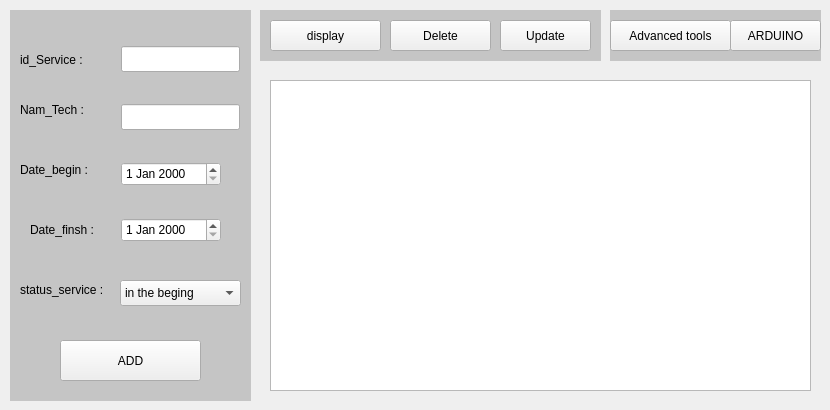
          <widget class="QWidget" name="home">
           <widget class="QLabel" name="label_9">
            <property name="geometry">
             <rect>
              <x>10</x>
              <y>10</y>
              <width>241</width>
              <height>391</height>
             </rect>
            </property>
            <property name="styleSheet">
             <string notr="true">
background-color: rgb(197, 197, 197);</string>
            </property>
            <property name="text">
             <string/>
            </property>
           </widget>
           <widget class="QLabel" name="label_13">
            <property name="geometry">
             <rect>
              <x>20</x>
              <y>50</y>
              <width>73</width>
              <height>20</height>
             </rect>
            </property>
            <property name="styleSheet">
             <string notr="true">
background-color: rgb(197, 197, 197);</string>
            </property>
            <property name="text">
             <string>id_Service :</string>
            </property>
           </widget>
           <widget class="QLabel" name="label_14">
            <property name="geometry">
             <rect>
              <x>20</x>
              <y>100</y>
              <width>75</width>
              <height>20</height>
             </rect>
            </property>
            <property name="styleSheet">
             <string notr="true">
background-color: rgb(197, 197, 197);</string>
            </property>
            <property name="text">
             <string>Nam_Tech :</string>
            </property>
           </widget>
           <widget class="QLabel" name="label_15">
            <property name="geometry">
             <rect>
              <x>20</x>
              <y>160</y>
              <width>83</width>
              <height>20</height>
             </rect>
            </property>
            <property name="styleSheet">
             <string notr="true">
background-color: rgb(197, 197, 197);</string>
            </property>
            <property name="text">
             <string>Date_begin :</string>
            </property>
           </widget>
           <widget class="QLabel" name="label_16">
            <property name="geometry">
             <rect>
              <x>30</x>
              <y>220</y>
              <width>76</width>
              <height>20</height>
             </rect>
            </property>
            <property name="styleSheet">
             <string notr="true">
background-color: rgb(197, 197, 197);</string>
            </property>
            <property name="text">
             <string>Date_finsh :</string>
            </property>
           </widget>
           <widget class="QLabel" name="label_17">
            <property name="geometry">
             <rect>
              <x>20</x>
              <y>280</y>
              <width>96</width>
              <height>20</height>
             </rect>
            </property>
            <property name="styleSheet">
             <string notr="true">
background-color: rgb(197, 197, 197);</string>
            </property>
            <property name="text">
             <string>status_service :</string>
            </property>
           </widget>
           <widget class="QPushButton" name="ADD">
            <property name="geometry">
             <rect>
              <x>60</x>
              <y>340</y>
              <width>141</width>
              <height>41</height>
             </rect>
            </property>
            <property name="styleSheet">
             <string notr="true"/>
            </property>
            <property name="text">
             <string>ADD</string>
            </property>
           </widget>
           <widget class="QLabel" name="label_23">
            <property name="geometry">
             <rect>
              <x>260</x>
              <y>10</y>
              <width>341</width>
              <height>51</height>
             </rect>
            </property>
            <property name="styleSheet">
             <string notr="true">
background-color: rgb(197, 197, 197);</string>
            </property>
            <property name="text">
             <string/>
            </property>
           </widget>
           <widget class="QPushButton" name="dlet">
            <property name="geometry">
             <rect>
              <x>390</x>
              <y>20</y>
              <width>101</width>
              <height>31</height>
             </rect>
            </property>
            <property name="styleSheet">
             <string notr="true"/>
            </property>
            <property name="text">
             <string>Delete</string>
            </property>
           </widget>
           <widget class="QPushButton" name="upd">
            <property name="geometry">
             <rect>
              <x>500</x>
              <y>20</y>
              <width>91</width>
              <height>31</height>
             </rect>
            </property>
            <property name="text">
             <string>Update</string>
            </property>
           </widget>
           <widget class="QLineEdit" name="lineEdit_2">
            <property name="geometry">
             <rect>
              <x>121</x>
              <y>46</y>
              <width>119</width>
              <height>26</height>
             </rect>
            </property>
           </widget>
           <widget class="QLineEdit" name="lineEdit_3">
            <property name="geometry">
             <rect>
              <x>121</x>
              <y>104</y>
              <width>119</width>
              <height>26</height>
             </rect>
            </property>
           </widget>
           <widget class="QDateEdit" name="dateEdit">
            <property name="geometry">
             <rect>
              <x>121</x>
              <y>162</y>
              <width>100</width>
              <height>24</height>
             </rect>
            </property>
           </widget>
           <widget class="QDateEdit" name="dateEdit_2">
            <property name="geometry">
             <rect>
              <x>121</x>
              <y>218</y>
              <width>100</width>
              <height>24</height>
             </rect>
            </property>
           </widget>
           <widget class="QTableView" name="tableView">
            <property name="geometry">
             <rect>
              <x>270</x>
              <y>80</y>
              <width>541</width>
              <height>311</height>
             </rect>
            </property>
           </widget>
           <widget class="QPushButton" name="display">
            <property name="geometry">
             <rect>
              <x>270</x>
              <y>20</y>
              <width>111</width>
              <height>31</height>
             </rect>
            </property>
            <property name="styleSheet">
             <string notr="true"/>
            </property>
            <property name="text">
             <string>display</string>
            </property>
           </widget>
           <widget class="QLabel" name="label_28">
            <property name="geometry">
             <rect>
              <x>610</x>
              <y>10</y>
              <width>211</width>
              <height>51</height>
             </rect>
            </property>
            <property name="styleSheet">
             <string notr="true">
background-color: rgb(197, 197, 197);</string>
            </property>
            <property name="text">
             <string/>
            </property>
           </widget>
           <widget class="QPushButton" name="change">
            <property name="geometry">
             <rect>
              <x>610</x>
              <y>20</y>
              <width>121</width>
              <height>31</height>
             </rect>
            </property>
            <property name="text">
             <string>Advanced tools</string>
            </property>
           </widget>
           <widget class="QComboBox" name="comboBox">
            <property name="geometry">
             <rect>
              <x>120</x>
              <y>280</y>
              <width>121</width>
              <height>26</height>
             </rect>
            </property>
            <item>
             <property name="text">
              <string>in the beging</string>
             </property>
            </item>
            <item>
             <property name="text">
              <string>in processe</string>
             </property>
            </item>
            <item>
             <property name="text">
              <string>done</string>
             </property>
            </item>
           </widget>
           <widget class="QPushButton" name="ard">
            <property name="geometry">
             <rect>
              <x>730</x>
              <y>20</y>
              <width>91</width>
              <height>31</height>
             </rect>
            </property>
            <property name="text">
             <string>ARDUINO</string>
            </property>
           </widget>
          </widget>
